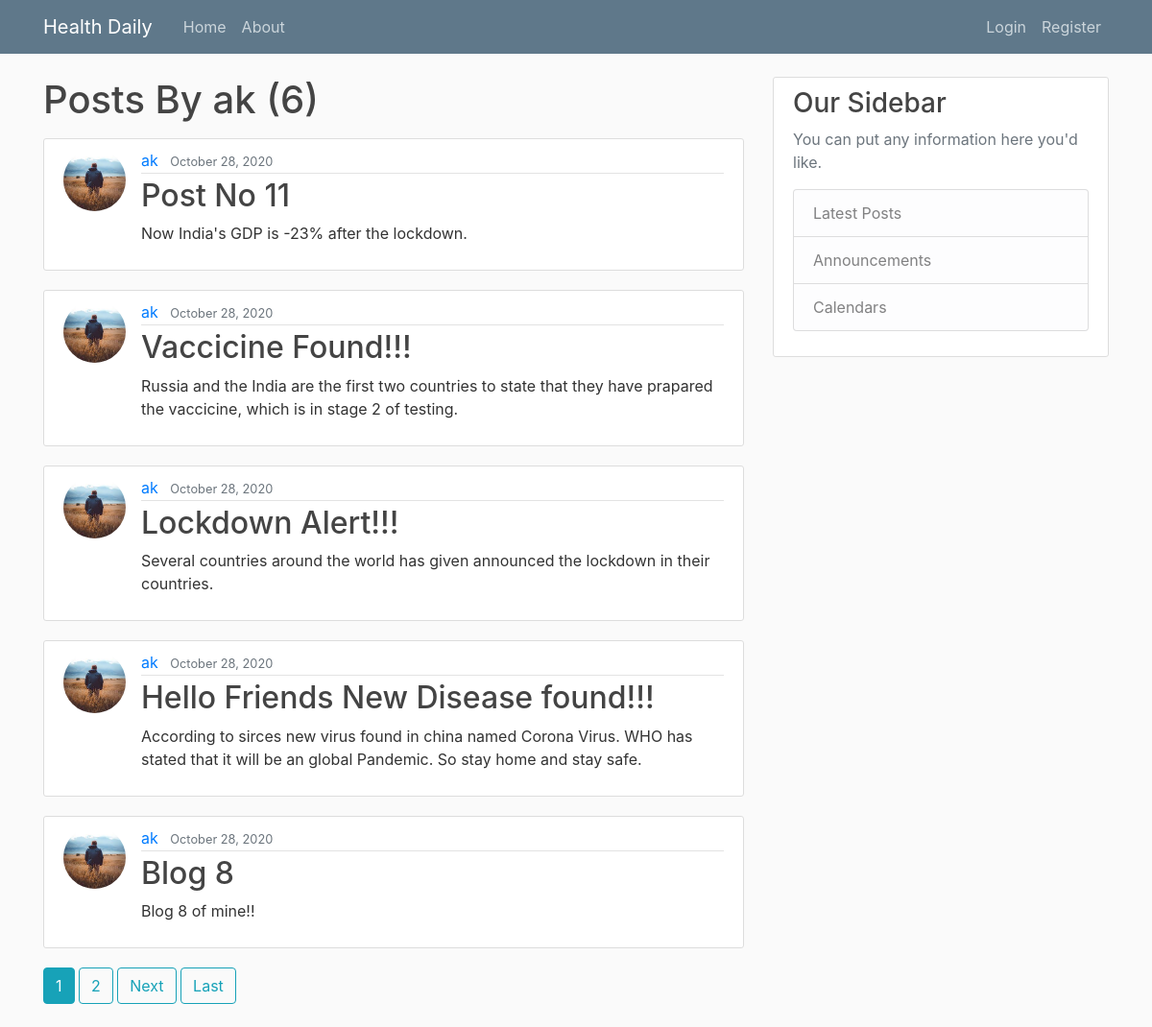
/user/ak, run on the app's committed database.
### blog/models.py (models this page shows, shortened)
class Post(models.Model):
	title = models.CharField(max_length=100)
	content = models.TextField()
	date_posted = models.DateTimeField(default=timezone.now)
	author = models.ForeignKey(User, on_delete=models.CASCADE)

### users/models.py (models this page shows, shortened)
class Profile(models.Model):
	user = models.OneToOneField(User, on_delete = models.CASCADE)
	image = models.ImageField(default='default.jpg', upload_to='profile_pics')

### blog/views.py (the view)
# urls.py: path('user/<str:username>', UserPostListView.as_view(), name='user-posts'),
class UserPostListView(ListView):
	model = Post
	template_name = 'blog/user_posts.html'
	context_object_name = 'posts'
	ordering = ['-date_posted']
	paginate_by = 5
	def get_queryset(self):
		user = get_object_or_404(User, username = self.kwargs.get('username'))
		return Post.objects.filter(author=user).order_by('-date_posted')

### blog/templates/blog/user_posts.html (shortened to what this page needs)
{% extends "blog/base.html" %}
{% block content %}
  <h1 class="mb-3">Posts By {{ view.kwargs.username }} ({{ page_obj.paginator.count }})</h1>
	{%for post in posts%}
		<article class="media content-section">
      <img class="rounded-circle article-img" src="{{ post.author.profile.image.url }}">
  			<div class="media-body">
    			<div class="article-metadata">
      				<a class="mr-2" href="{% url 'user-posts' post.author.username %}">{{ post.author }}</a>
      				<small class="text-muted">{{ post.date_posted | date:"F d, Y" }}</small>
    			</div>
    			<h2><a class="article-title" href="{% url 'post-detail' post.id %}">{{ post.title }}</a></h2>
    			<p class="article-content">{{ post.content }}</p>
  			</div>
		</article>
	{%endfor%}
  {% if is_paginated %}
    {% for num in page_obj.paginator.page_range %}
      {% if page_obj.number == num %}
        <a class="btn btn-info mb-4" href="?page={{ num }}">{{ num }}</a>
      {% elif num > page_obj.number|add:'-3' and num < page_obj.number|add:'3' %}
         <a class="btn btn-outline-info mb-4" href="?page={{ num }}">{{ num }}</a>
      {% endif %}
    {% endfor %}
    {% if page_obj.has_next %}
      <a class="btn btn-outline-info mb-4" href="?page={{ page_obj.next_page_number }}">Next</a>
      <a class="btn btn-outline-info mb-4" href="?page={{ page_obj.paginator.num_pages }}">Last</a>
    {% endif %}
  {% endif %}
{% endblock content %}

### blog/static/blog/main.css (style rules this page uses)
body { background: #fafafa; color: #333333; margin-top: 5rem; }
h1, h2, h3, h4, h5, h6 { color: #444444; }
.content-section { background: #ffffff; padding: 10px 20px; border: 1px solid #dddddd; border-radius: 3px; margin-bottom: 20px; }
.article-title { color: #444444; }
.article-content { white-space: pre-line; }
.article-img { height: 65px; width: 65px; margin-right: 16px; }
.article-metadata { padding-bottom: 1px; margin-bottom: 4px; border-bottom: 1px solid #e3e3e3 }

### data on the page
Post: author.profile.image (placeholder picture), author "ak", date_posted "October 28, 2020", title "Post No 11", content "Now India's GDP is -23% after the lockdown."
Post: author.profile.image (placeholder picture), author "ak", date_posted "October 28, 2020", title "Vaccicine Found!!!", content "Russia and the India are the first two countries to state that they have prapared the vaccicine, which is in stage 2 of testing."
Post: author.profile.image (placeholder picture), author "ak", date_posted "October 28, 2020", title "Lockdown Alert!!!", content "Several countries around the world has given announced the lockdown in their countries."
Post: author.profile.image (placeholder picture), author "ak", date_posted "October 28, 2020", title "Hello Friends New Disease found!!!", content "According to sirces new virus found in china named Corona Virus. WHO has stated that it will be an global Pandemic. So stay home and stay safe."
Post: author.profile.image (placeholder picture), author "ak", date_posted "October 28, 2020", title "Blog 8", content "Blog 8 of mine!!"

### other printed values
{{ view.kwargs.username }} "ak"
{{ page_obj.paginator.count }} "6"
{{ num }} "1"
{{ num }} "2"
